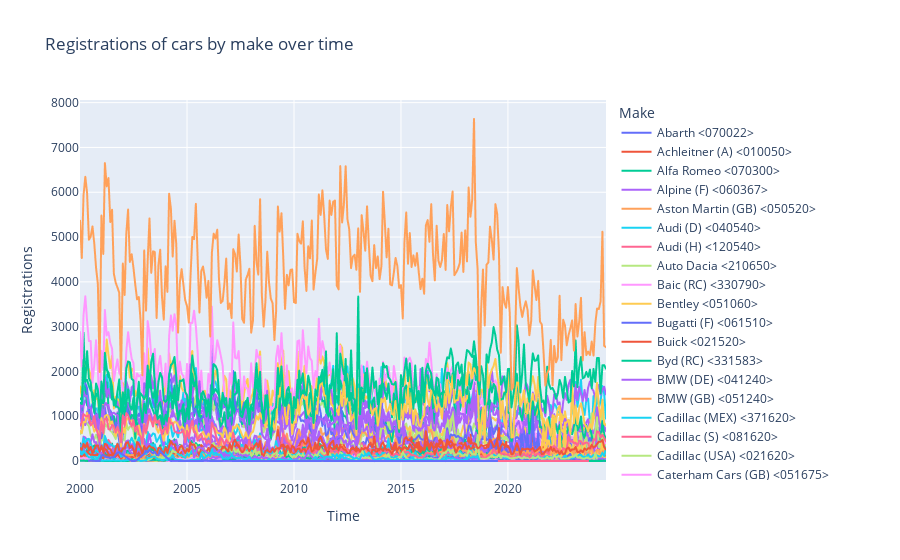

Notebook cell for this chart:
### Code cell
px.line(zulassungen.reset_index(), x="Time", y="Registrations", color="Make", title="Registrations of cars by make over time").show()
